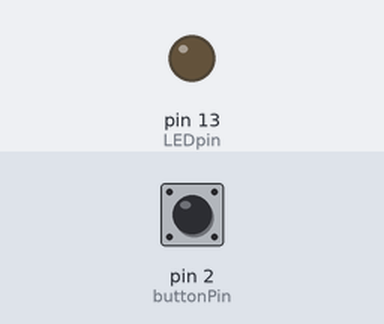
Simulated run of this sketch. Board: Arduino Uno, built with avr-gcc and run on an emulated ATmega328P. Shown: output pins drawn as LEDs (lit = HIGH). Dashed ring = blinking. The inputs (shaded band) are chosen by the test bench; at power-on: pin 2 (buttonPin) HIGH.

Above: at 1.2 s.
1.3 s: pin 2 (buttonPin) pulled LOW for 3.2 s
At 4.6 s:
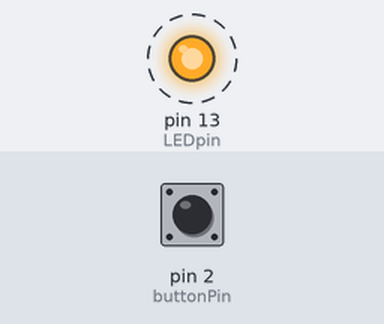
6.0 s: pin 2 (buttonPin) pulled LOW for 0.15 s
At 7.1 s:
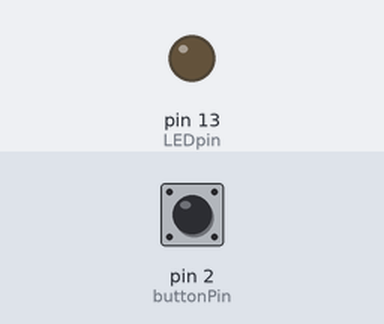
Timing chart, 0 to 9.0 s (numbered marks = the images above; inputs shaded):
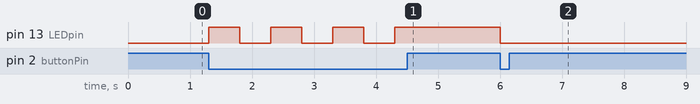

Measured:
- after the input at 1.3 s, pin 13 (LEDpin): alternates HIGH for 0.50 s and LOW for 0.50 s, 7 changes in all, then stays HIGH, starting at once
- after the input at 6.0 s, pin 13 (LEDpin): HIGH → LOW at once

The sketch:

toggle_led.ino
```cpp
const byte buttonPin = 2; // button between pin2 and ground
const byte LEDpin = 13; // pin that controls the LED

void setup() {
  pinMode(buttonPin, INPUT_PULLUP);
  pinMode(LEDpin, OUTPUT);
}

void loop() {
  if (!digitalRead(buttonPin)) {
    digitalWrite(LEDpin, !digitalRead(13));
    delay(500);
  }
}
```
